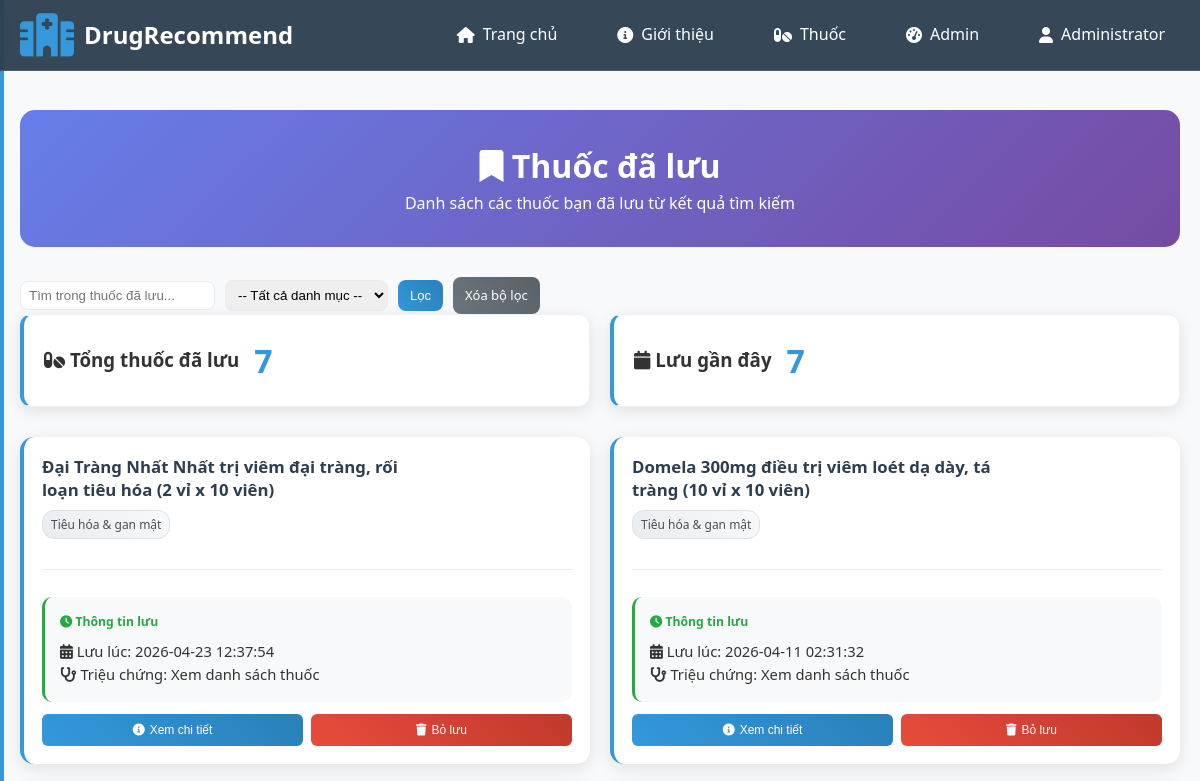
The page /saved_drugs (signed in, upper part) on the database as committed earlier.
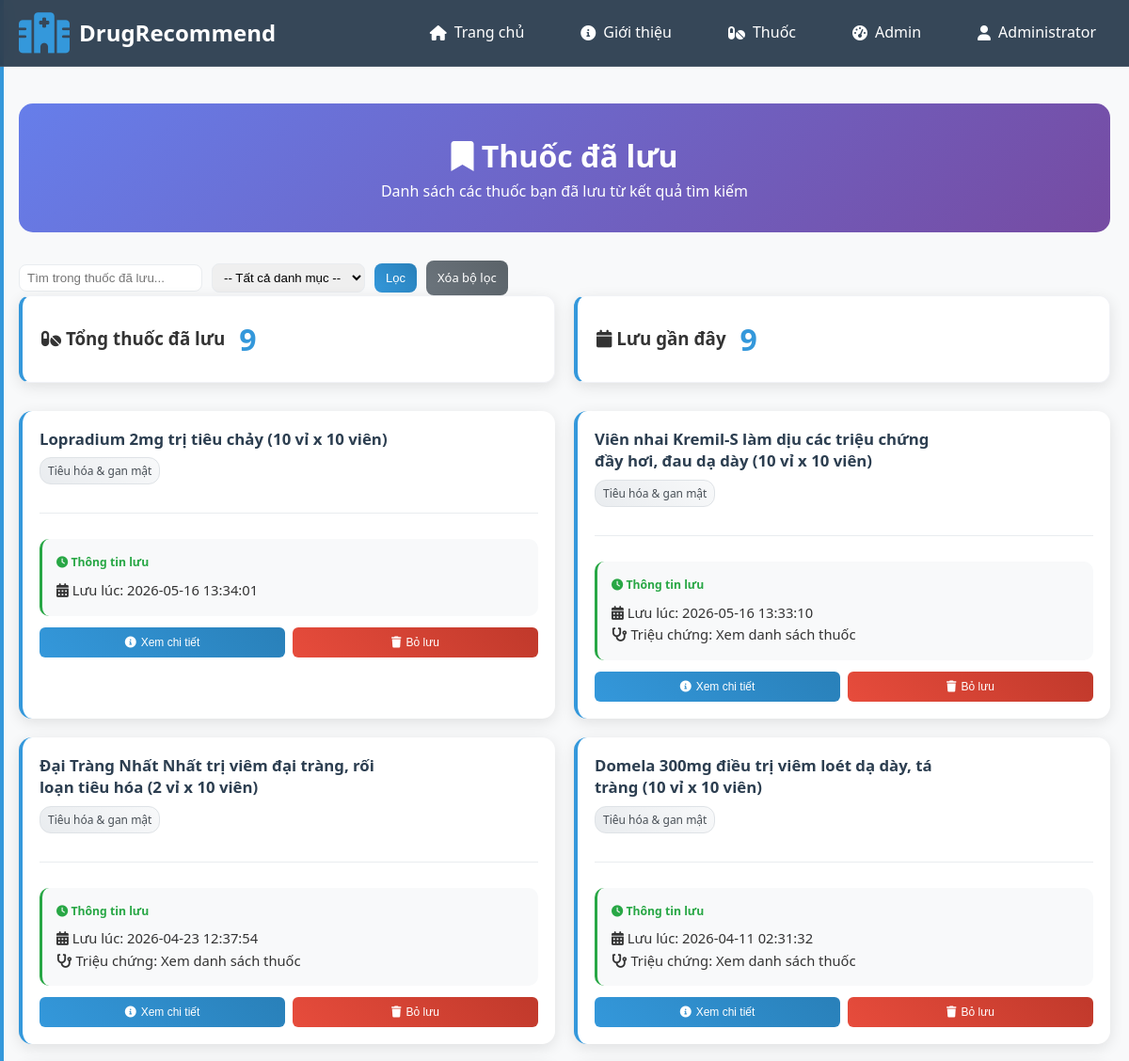
The same page on the database as committed later.
### tables this page shows
CREATE TABLE saved_drugs (
            id INTEGER PRIMARY KEY AUTOINCREMENT,
            user_id INTEGER NOT NULL,
            drug_index INTEGER NOT NULL,
            drug_name TEXT NOT NULL,
            drug_class TEXT,
            symptoms TEXT,
            score REAL,
            saved_at TIMESTAMP DEFAULT CURRENT_TIMESTAMP,
            notes TEXT,
            FOREIGN KEY (user_id) REFERENCES users (id),
            UNIQUE(user_id, drug_index)
        );

### app.py (the view)
@app.route('/saved_drugs')
@login_required
def saved_drugs_page():
    try:
        user_id = session['user_id']
        print(f"Loading saved drugs for user_id: {user_id}")  # Debug log
        saved_drugs = get_saved_drugs(user_id)
        print(f"Found {len(saved_drugs)} saved drugs")  # Debug log
        for drug in saved_drugs:
            print(f"Processing drug: {drug}")  # Debug log
            try:
                detailed_info = engine.get_enhanced_drug_info(drug['drug_index'])
                if 'error' not in detailed_info:
                    drug.update(detailed_info)
                    print(f"Updated drug info successfully")  # Debug log
                else:
                    print(f"Error getting drug info: {detailed_info}")  # Debug log
            except Exception as e:
                print(f"Exception getting drug info: {e}")  # Debug log
                pass  # Giữ thông tin cơ bản nếu không lấy được chi tiết
        saved_search = request.args.get('search', '')
        saved_category = request.args.get('category', '')
        if saved_search:
            saved_drugs = [d for d in saved_drugs if saved_search.lower() in (str(d.get('drug_name','')).lower() or '')]
        if saved_category:
            saved_drugs = [d for d in saved_drugs if saved_category.lower() in (str(d.get('drug_class','')).lower() or '')]
        saved_categories = sorted(list({str(d.get('drug_class','')).strip() for d in get_saved_drugs(user_id) if d.get('drug_class')}))
        user = {
            'user_id': session['user_id'],
            'username': session['username'],
            'full_name': session['full_name'],
            'role': session['role']
        }
        print(f"Rendering template with {len(saved_drugs)} drugs")  # Debug log
        return render_template('saved_drugs.html',
                             saved_drugs=saved_drugs,
                             user=user,
                             saved_categories=saved_categories,
                             selected_saved_category=saved_category,
                             saved_search=saved_search)
    except Exception as e:
        print(f"Error in saved_drugs_page: {e}")  # Debug log
        flash(f'Lỗi tải danh sách thuốc: {str(e)}', 'error')
        return redirect(url_for('index'))

### app.py (called while the page is built)
def login_required(f):
    @wraps(f)
    def decorated_function(*args, **kwargs):
        if 'user_id' not in session:
            flash('Vui lòng đăng nhập để truy cập.', 'warning')
            return redirect(url_for('login'))
        return f(*args, **kwargs)
    return decorated_function

    def get_enhanced_drug_info(self, idx):
        if self.data_final is None or idx >= len(self.data_final):
            return {'error': 'Không tìm thấy thuốc'}
        row = self.data_final.iloc[idx]
        return self._get_drug_info(idx, row)

### init.py (called while the page is built)
def get_db():
    conn = sqlite3.connect(DB_PATH)
    conn.row_factory = sqlite3.Row
    return conn

def get_saved_drugs(user_id):
    conn = get_db()
    saved_drugs = conn.execute('''
        SELECT * FROM saved_drugs
        WHERE user_id = ?
        ORDER BY saved_at DESC
    ''', (user_id,)).fetchall()
    conn.close()
    return [dict(drug) for drug in saved_drugs]

### templates/saved_drugs.html (shortened to what this page needs)
{% extends "layout/base.html" %}
{% block extra_css %}
{{ super() }}
<link rel="stylesheet" href="{{ url_for('static', filename='css/saved_drugs.css') }}">
{% endblock %}
{% block content %}
<div class="saved-container">
    <div class="saved-header">
        <h1><i class="fas fa-bookmark"></i> Thuốc đã lưu</h1>
        <p>Danh sách các thuốc bạn đã lưu từ kết quả tìm kiếm</p>
    </div>
    <div class="saved-filters" style="margin-top:12px;">
        <form method="GET" style="display:flex;gap:10px;align-items:center;flex-wrap:wrap">
            <input type="text" name="search" placeholder="Tìm trong thuốc đã lưu..." value="{{ saved_search or '' }}" style="padding:6px 8px;">
            <select name="category" style="padding:6px 8px;">
                <option value="">-- Tất cả danh mục --</option>
            </select>
            <button class="btn btn-primary" type="submit">Lọc</button>
            <a href="{{ url_for('saved_drugs_page') }}" class="btn btn-secondary">Xóa bộ lọc</a>
        </form>
    </div>
    <div class="saved-stats">
        <div class="stat-card">
            <h3><i class="fas fa-pills"></i> Tổng thuốc đã lưu</h3>
            <div class="stat-value">{{ saved_drugs|length }}</div>
        </div>
        <div class="stat-card">
            <h3><i class="fas fa-calendar"></i> Lưu gần đây</h3>
            <div class="stat-value">
                {% set recent_count = saved_drugs|selectattr('saved_at')|list|length %}
                {{ recent_count }}
            </div>
        </div>
    </div>
    {% if saved_drugs %}
        <div class="saved-drugs-grid">
            {% for drug in saved_drugs %}
            <div class="saved-drug-card">
                <div class="drug-header">
                    <div class="drug-summary">
                        <div class="drug-name">{{ drug.drug_name }}</div>
                        <div class="drug-meta">
                            <span class="drug-class">{{ drug.drug_class or 'Tổng hợp' }}</span>
                        </div>
                    </div>
                </div>
                <div class="saved-info">
                    <h5><i class="fas fa-clock"></i> Thông tin lưu</h5>
                    <div class="saved-date">
                        <i class="fas fa-calendar-alt"></i>
                        Lưu lúc: {{ drug.saved_at }}
                    </div>
                    {% if drug.symptoms %}
                    <div class="symptoms-used">
                        <i class="fas fa-stethoscope"></i>
                        Triệu chứng: {{ drug.symptoms }}
                    </div>
                    {% endif %}
                </div>
                <div class="drug-actions">
                    <button class="btn btn-primary drug-detail-btn"
                            data-drug-index="{{ drug.drug_index }}"
                            data-drug-name="{{ drug.drug_name }}">
                        <i class="fas fa-info-circle"></i> Xem chi tiết
                    </button>
                    <button class="btn btn-danger drug-remove-btn"
                            data-drug-index="{{ drug.drug_index }}"
                            data-drug-name="{{ drug.drug_name }}">
                        <i class="fas fa-trash"></i> Bỏ lưu
                    </button>
                </div>
            </div>
            {% endfor %}
        </div>
    {% endif %}
</div>
{% endblock %}

Rows that differ between the two databases and show on the page:
added saved_drugs: drug_name "Lopradium 2mg trị tiêu chảy (10 vỉ x 10 viên)", drug_class "Tiêu hóa & gan mật", saved_at "2026-05-16 13:34:01"
added saved_drugs: drug_name "Viên nhai Kremil-S làm dịu các triệu chứng đầy hơi, đau dạ dày (10 vỉ x 10 viên)", drug_class "Tiêu hóa & gan mật", saved_at "2026-05-16 13:33:10", symptoms "Xem danh sách thuốc"
Other text that changed with them:
{{ saved_drugs|length }}: "7" → "9"
{{ recent_count }}: "7" → "9"
